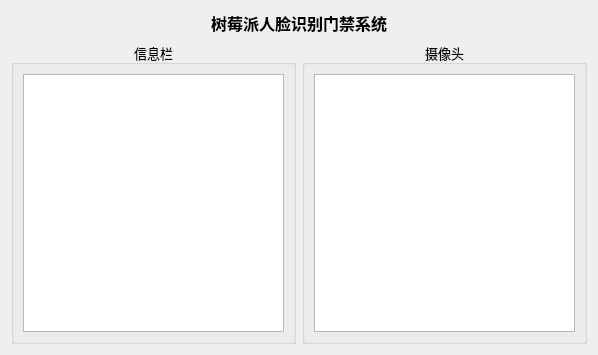
<?xml version="1.0" encoding="UTF-8"?>
<ui version="4.0">
 <class>Form</class>
 <widget class="QWidget" name="Form">
  <property name="geometry">
   <rect>
    <x>0</x>
    <y>0</y>
    <width>598</width>
    <height>355</height>
   </rect>
  </property>
  <property name="font">
   <font>
    <family>楷体</family>
    <pointsize>10</pointsize>
   </font>
  </property>
  <property name="windowTitle">
   <string>Form</string>
  </property>
  <layout class="QGridLayout" name="gridLayout_3">
   <item row="0" column="0">
    <layout class="QVBoxLayout" name="verticalLayout">
     <item>
      <widget class="QLabel" name="label_header">
       <property name="font">
        <font>
         <family>幼圆</family>
         <pointsize>12</pointsize>
         <weight>75</weight>
         <bold>true</bold>
        </font>
       </property>
       <property name="text">
        <string>树莓派人脸识别门禁系统</string>
       </property>
       <property name="alignment">
        <set>Qt::AlignCenter</set>
       </property>
      </widget>
     </item>
     <item>
      <layout class="QHBoxLayout" name="horizontalLayout">
       <item>
        <widget class="QGroupBox" name="group_shell">
         <property name="title">
          <string>信息栏</string>
         </property>
         <property name="alignment">
          <set>Qt::AlignCenter</set>
         </property>
         <layout class="QGridLayout" name="gridLayout">
          <item row="0" column="0">
           <widget class="QTextBrowser" name="text_shell"/>
          </item>
         </layout>
        </widget>
       </item>
       <item>
        <widget class="QGroupBox" name="group_camera">
         <property name="title">
          <string>摄像头</string>
         </property>
         <property name="alignment">
          <set>Qt::AlignCenter</set>
         </property>
         <layout class="QGridLayout" name="gridLayout_2">
          <item row="0" column="0">
           <widget class="Viewer" name="canvas"/>
          </item>
         </layout>
        </widget>
       </item>
      </layout>
     </item>
    </layout>
   </item>
  </layout>
 </widget>
 <customwidgets>
  <customwidget>
   <class>Viewer</class>
   <extends>QGraphicsView</extends>
   <header>widget_image_viewer.h</header>
  </customwidget>
 </customwidgets>
 <resources/>
 <connections/>
</ui>
